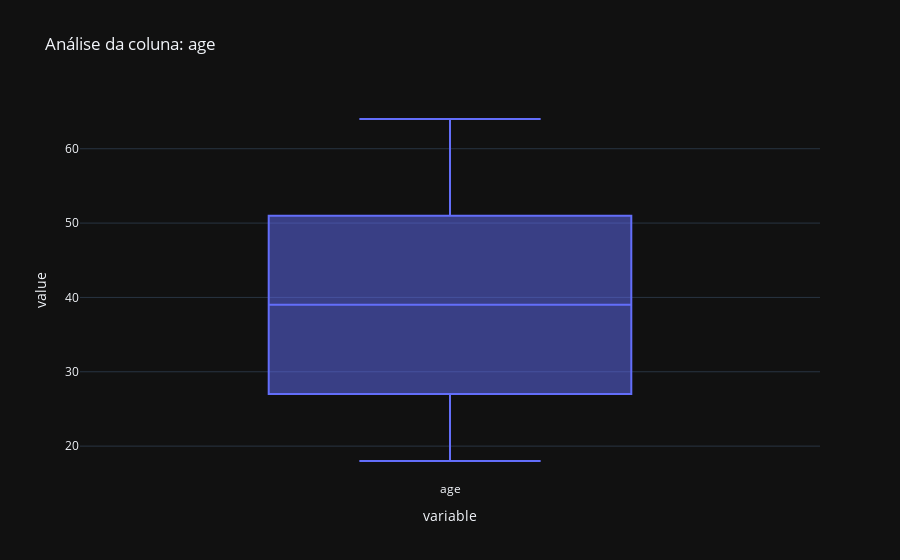
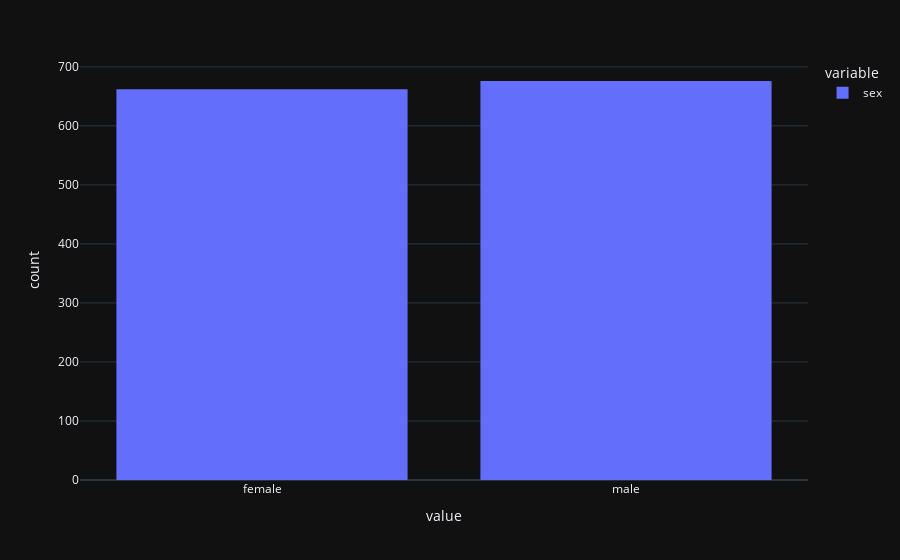
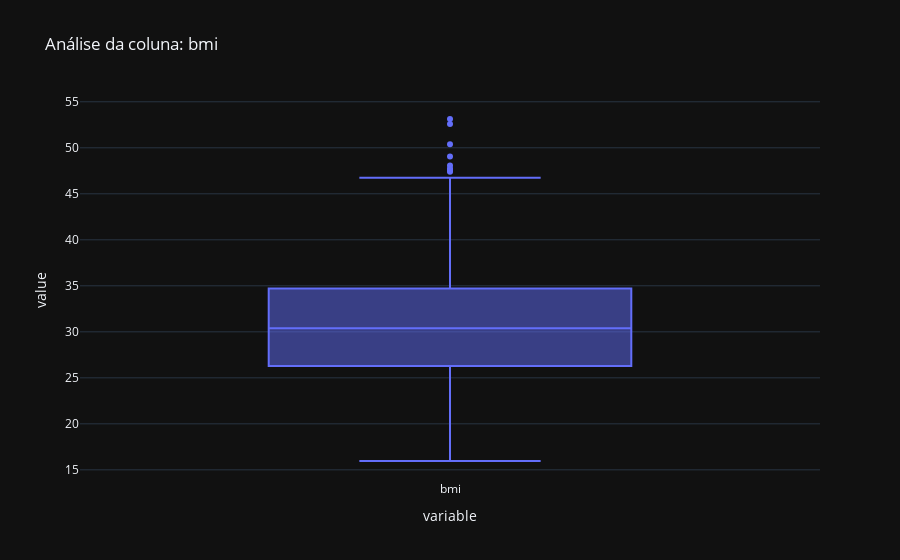
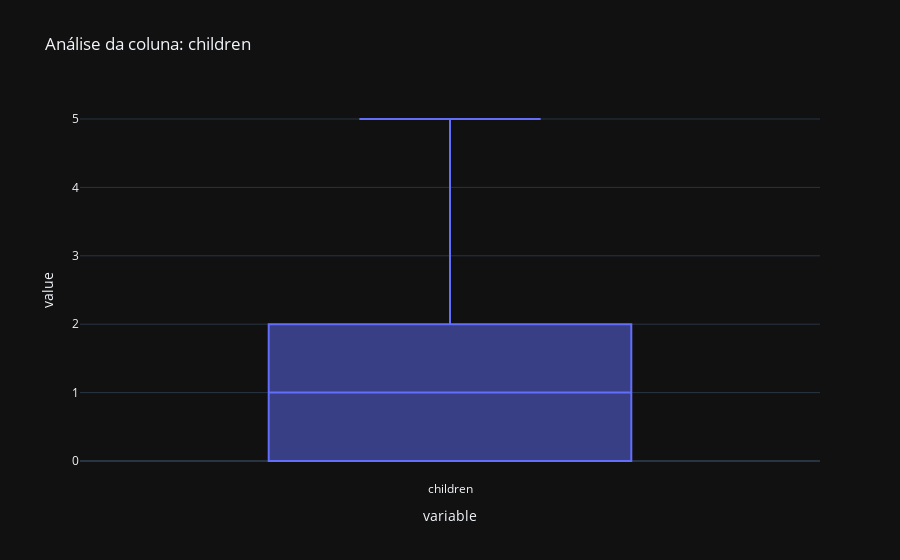

Write notebook code for charts like these, in order.
### Markdown cell above
Função para análisar as colunas

### Code cell
def analise(df):
    
    for i in df.columns: 
        
        if df[i].dtypes == 'int64' or df[i].dtypes == 'float64': 

            print(f'___________________________________________________________')
            print(f'{df[i].name}')
            print(f'-----------------------------------------------------------')
            print(f'Tipo da coluna: {df[i].dtypes}')
            print(f'-----------------------------------------------------------')
            print(f'Dados unicos: {df[i].nunique()}')
            print(f'-----------------------------------------------------------')
            print(f'Quantidade de dados nulos: {df[i].isnull().sum()}')
            print(f'___________________________________________________________')
            print(f'Análsando os quartis: \n\n{df[i].describe()}')
            print(f'___________________________________________________________')
            fig = px.box(df[i], title=f"Análise da coluna: {df[i].name}",template= "plotly_dark")
            fig.show()
            print('')

        else:
            print(f'___________________________________________________________')
            print(f'{df[i].name}')
            print(f'-----------------------------------------------------------')
            print(f'Tipo da coluna: {df[i].dtypes}')
            print(f'-----------------------------------------------------------')
            print(f'Dados unicos: {df[i].nunique()}')
            print(f'-----------------------------------------------------------')
            print(f'Quantidade de dados nulos: {df[i].isnull().sum()}')
            print(f'___________________________________________________________')
            fig1 = px.histogram(df[i],template= 'plotly_dark')
            fig1.show()
            print('')

analise(df)

### Figure 1 — Plotly figure (JSON) as saved in the notebook; plotly's stock layout.template omitted (floating-point values rounded to 4 significant figures; data arrays with more than 128 entries replaced by an {"elided": "..."} marker saying what was removed)
{"data": [{"alignmentgroup": "True", "hovertemplate": "variable=%{x}<br>value=%{y}<extra></extra>", "legendgroup": "", "marker": {"color": "#636efa"}, "name": "", "notched": false, "offsetgroup": "", "orientation": "v", "showlegend": false, "type": "box", "x": {"elided": "1338 str values"}, "x0": " ", "xaxis": "x", "y": {"elided": "1338 int values"}, "y0": " ", "yaxis": "y"}], "layout": {"autosize": true, "boxmode": "group", "legend": {"tracegroupgap": 0}, "title": {"text": "Análise da coluna: age"}, "xaxis": {"anchor": "y", "autorange": true, "domain": [0, 1], "range": [-0.5, 0.5], "title": {"text": "variable"}, "type": "category"}, "yaxis": {"anchor": "x", "autorange": true, "domain": [0, 1], "range": [15.44, 66.56], "title": {"text": "value"}, "type": "linear"}}}

### Figure 2 — Plotly figure (JSON) as saved in the notebook; plotly's stock layout.template omitted (floating-point values rounded to 4 significant figures; data arrays with more than 128 entries replaced by an {"elided": "..."} marker saying what was removed)
{"data": [{"alignmentgroup": "True", "bingroup": "x", "hovertemplate": "variable=sex<br>value=%{x}<br>count=%{y}<extra></extra>", "legendgroup": "sex", "marker": {"color": "#636efa", "pattern": {"shape": ""}}, "name": "sex", "offsetgroup": "sex", "orientation": "v", "showlegend": true, "type": "histogram", "x": {"elided": "1338 str values"}, "xaxis": "x", "yaxis": "y"}], "layout": {"autosize": true, "barmode": "relative", "legend": {"title": {"text": "variable"}, "tracegroupgap": 0}, "margin": {"t": 60}, "xaxis": {"anchor": "y", "autorange": true, "domain": [0, 1], "range": [-0.5, 1.5], "title": {"text": "value"}, "type": "category"}, "yaxis": {"anchor": "x", "autorange": true, "domain": [0, 1], "range": [0, 711.6], "title": {"text": "count"}}}}

### Figure 3 — Plotly figure (JSON) as saved in the notebook; plotly's stock layout.template omitted (floating-point values rounded to 4 significant figures; data arrays with more than 128 entries replaced by an {"elided": "..."} marker saying what was removed)
{"data": [{"alignmentgroup": "True", "hovertemplate": "variable=%{x}<br>value=%{y}<extra></extra>", "legendgroup": "", "marker": {"color": "#636efa"}, "name": "", "notched": false, "offsetgroup": "", "orientation": "v", "showlegend": false, "type": "box", "x": {"elided": "1338 str values"}, "x0": " ", "xaxis": "x", "y": {"elided": "1338 float values"}, "y0": " ", "yaxis": "y"}], "layout": {"autosize": true, "boxmode": "group", "legend": {"tracegroupgap": 0}, "title": {"text": "Análise da coluna: bmi"}, "xaxis": {"anchor": "y", "autorange": true, "domain": [0, 1], "range": [-0.5, 0.5], "title": {"text": "variable"}, "type": "category"}, "yaxis": {"anchor": "x", "autorange": true, "domain": [0, 1], "range": [13.9, 55.2], "title": {"text": "value"}, "type": "linear"}}}

### Figure 4 — Plotly figure (JSON) as saved in the notebook; plotly's stock layout.template omitted (floating-point values rounded to 4 significant figures; data arrays with more than 128 entries replaced by an {"elided": "..."} marker saying what was removed)
{"data": [{"alignmentgroup": "True", "hovertemplate": "variable=%{x}<br>value=%{y}<extra></extra>", "legendgroup": "", "marker": {"color": "#636efa"}, "name": "", "notched": false, "offsetgroup": "", "orientation": "v", "showlegend": false, "type": "box", "x": {"elided": "1338 str values"}, "x0": " ", "xaxis": "x", "y": {"elided": "1338 int values"}, "y0": " ", "yaxis": "y"}], "layout": {"autosize": true, "boxmode": "group", "legend": {"tracegroupgap": 0}, "title": {"text": "Análise da coluna: children"}, "xaxis": {"anchor": "y", "autorange": true, "domain": [0, 1], "range": [-0.5, 0.5], "title": {"text": "variable"}, "type": "category"}, "yaxis": {"anchor": "x", "autorange": true, "domain": [0, 1], "range": [-0.2778, 5.278], "title": {"text": "value"}, "type": "linear"}}}
